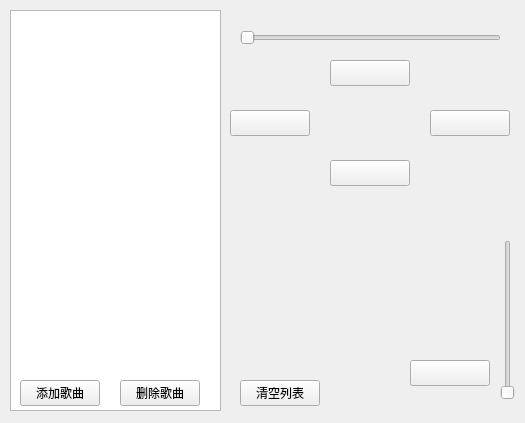
<?xml version="1.0" encoding="UTF-8"?>
<ui version="4.0">
 <class>Widget</class>
 <widget class="QWidget" name="Widget">
  <property name="geometry">
   <rect>
    <x>0</x>
    <y>0</y>
    <width>525</width>
    <height>423</height>
   </rect>
  </property>
  <property name="windowTitle">
   <string>Form</string>
  </property>
  <widget class="QPushButton" name="previousButton">
   <property name="geometry">
    <rect>
     <x>230</x>
     <y>110</y>
     <width>80</width>
     <height>26</height>
    </rect>
   </property>
   <property name="text">
    <string/>
   </property>
  </widget>
  <widget class="QPushButton" name="playPauseButton">
   <property name="geometry">
    <rect>
     <x>330</x>
     <y>60</y>
     <width>80</width>
     <height>26</height>
    </rect>
   </property>
   <property name="text">
    <string/>
   </property>
  </widget>
  <widget class="QPushButton" name="nextButton">
   <property name="geometry">
    <rect>
     <x>430</x>
     <y>110</y>
     <width>80</width>
     <height>26</height>
    </rect>
   </property>
   <property name="text">
    <string/>
   </property>
  </widget>
  <widget class="QSlider" name="processSlider">
   <property name="geometry">
    <rect>
     <x>240</x>
     <y>30</y>
     <width>261</width>
     <height>16</height>
    </rect>
   </property>
   <property name="orientation">
    <enum>Qt::Horizontal</enum>
   </property>
  </widget>
  <widget class="QSlider" name="volumeSlider">
   <property name="geometry">
    <rect>
     <x>500</x>
     <y>240</y>
     <width>16</width>
     <height>160</height>
    </rect>
   </property>
   <property name="orientation">
    <enum>Qt::Vertical</enum>
   </property>
  </widget>
  <widget class="QPushButton" name="stopButton">
   <property name="geometry">
    <rect>
     <x>330</x>
     <y>160</y>
     <width>80</width>
     <height>26</height>
    </rect>
   </property>
   <property name="text">
    <string/>
   </property>
  </widget>
  <widget class="QPushButton" name="clearButton">
   <property name="geometry">
    <rect>
     <x>240</x>
     <y>380</y>
     <width>80</width>
     <height>26</height>
    </rect>
   </property>
   <property name="text">
    <string>清空列表</string>
   </property>
  </widget>
  <widget class="QListWidget" name="songsList">
   <property name="geometry">
    <rect>
     <x>10</x>
     <y>10</y>
     <width>211</width>
     <height>401</height>
    </rect>
   </property>
  </widget>
  <widget class="QPushButton" name="addSongsButton">
   <property name="geometry">
    <rect>
     <x>20</x>
     <y>380</y>
     <width>80</width>
     <height>26</height>
    </rect>
   </property>
   <property name="text">
    <string>添加歌曲</string>
   </property>
  </widget>
  <widget class="QPushButton" name="deleteButton">
   <property name="geometry">
    <rect>
     <x>120</x>
     <y>380</y>
     <width>80</width>
     <height>26</height>
    </rect>
   </property>
   <property name="text">
    <string>删除歌曲</string>
   </property>
  </widget>
  <widget class="QLabel" name="totalTimeLabel">
   <property name="geometry">
    <rect>
     <x>240</x>
     <y>10</y>
     <width>54</width>
     <height>18</height>
    </rect>
   </property>
   <property name="text">
    <string/>
   </property>
  </widget>
  <widget class="QLabel" name="presentTimeLabel">
   <property name="geometry">
    <rect>
     <x>440</x>
     <y>10</y>
     <width>54</width>
     <height>18</height>
    </rect>
   </property>
   <property name="text">
    <string/>
   </property>
  </widget>
  <widget class="QPushButton" name="volumeButton">
   <property name="geometry">
    <rect>
     <x>410</x>
     <y>360</y>
     <width>80</width>
     <height>26</height>
    </rect>
   </property>
   <property name="text">
    <string/>
   </property>
  </widget>
 </widget>
 <resources/>
 <connections/>
</ui>
